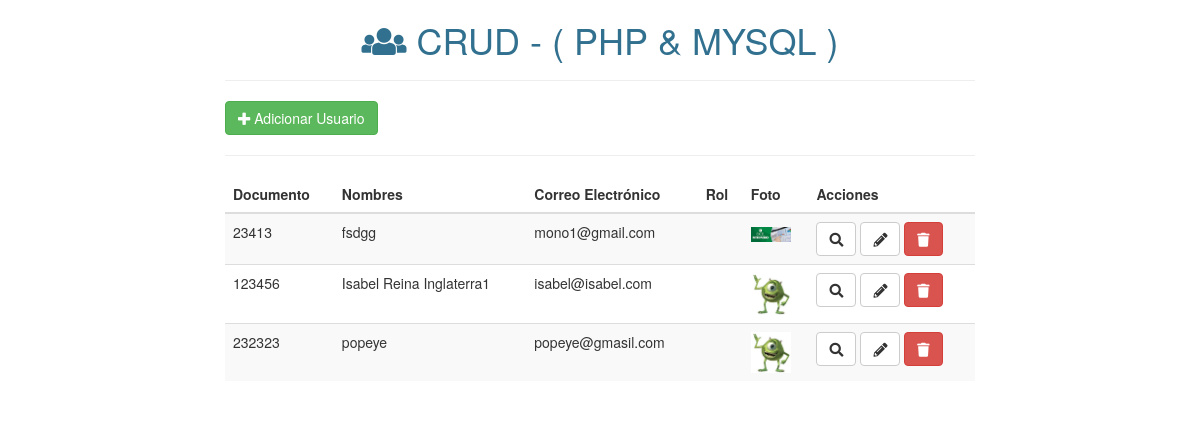
The page / on the database its author committed.
### tables this page shows
CREATE TABLE `usuarios` (
  `documento` int(11) NOT NULL,
  `nombres` varchar(35) NOT NULL,
  `correo` varchar(45) NOT NULL,
  `clave` varchar(20) NOT NULL,
  `telefono` varchar(12) NOT NULL,
  `ciudad` varchar(20) NOT NULL,
  `foto` longblob NOT NULL,
  `genero` varchar(10) NOT NULL,
  `rol` varchar(29) NOT NULL
);

### index.php (the view, shortened to what this page needs)
<!DOCTYPE html>
<html lang="es">
<head>
	<link rel="stylesheet" href="public/css/bootstrap.min.css">
	<link rel="stylesheet" href="public/css/fontawesome-all.min.css">
</head>
<body>
	<div class="container">
		<div class="row">
			<div class="col-md-8 col-md-offset-2">
				<h1 class="text-center text-info"> <i class="fa fa-users"></i> CRUD - ( PHP & MYSQL ) </h1>
				<hr>
				<?php include 'config/connect.php'; ?>
				<?php
					$sql     = "SELECT * FROM usuarios";
					$results = mysqli_query($conn, $sql);
				?>
				<a href="users/create.php" class="btn btn-success">
					<i class="fa fa-plus"></i> Adicionar Usuario
				</a>
				<hr>
				<table class="table table-striped table-hover">
					<thead>
						<tr>
							<th> Documento </th>
							<th> Nombres </th>
							<th class="hidden-xs"> Correo Electrónico </th>
							<th class="hidden-xs"> Rol </th>
							<th class="hidden-xs"> Foto </th>
							<th> Acciones </th>
						</tr>
					</thead>
					<tbody>
					<?php while ($row = mysqli_fetch_array($results)) { ?>
						<tr>
							<td> <?php echo $row['documento'] ?> </td>
							<td> <?php echo $row['nombres'] ?> </td>
							<td class="hidden-xs"> <?php echo $row['correo'] ?> </td>
							<td class="hidden-xs"> <?php echo $row['rol'] ?> </td>
							<td class="hidden-xs"> <img src="<?php echo $row['foto'] ?>" width="40px"> </td>
							<td>
								<a href="users/show.php?id=<?php echo $row['documento'] ?>" class="btn btn-default"> <i class="fa fa-search"></i> </a>
								<a href="users/edit.php?id=<?php echo $row['documento'] ?>" class="btn btn-default"> <i class="fa fa-pencil-alt"></i> </a>
								<a href="javascript:;" class="btn btn-danger btn-delete" data-id="<?php echo $row['documento'] ?>"> <i class="fa fa-trash"></i> </a>
							</td>
						</tr>
					<?php } ?>
					</tbody>
				</table>
			</div>
		</div>
	</div>
</body>
</html>

### rows shown on the page
usuarios: documento "23413", nombres "fsdgg", correo "mono1@gmail.com", foto (picture)
usuarios: documento "123456", nombres "Isabel Reina Inglaterra1", correo "isabel@isabel.com", foto (picture)
usuarios: documento "232323", nombres "popeye", correo "popeye@gmasil.com", foto (picture)
